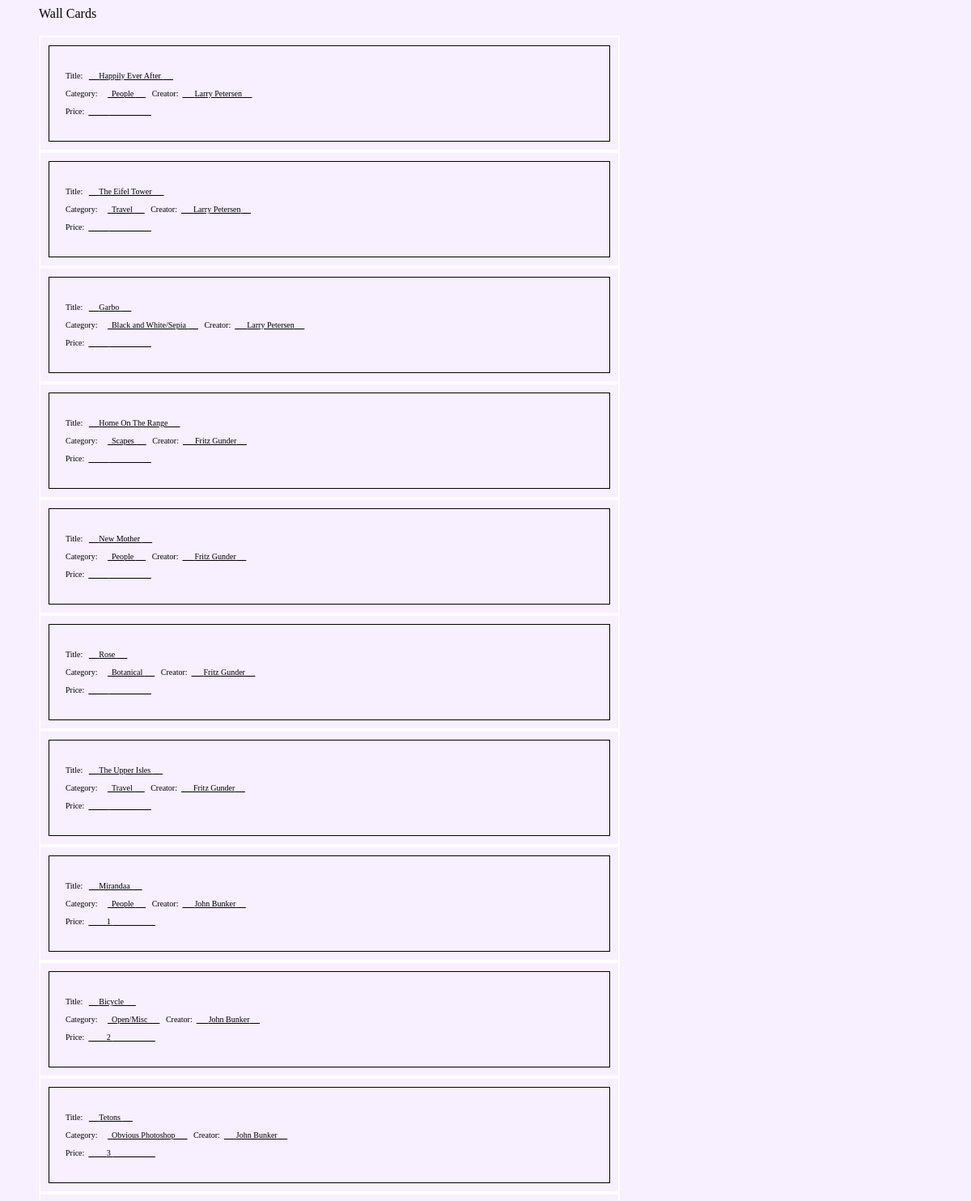
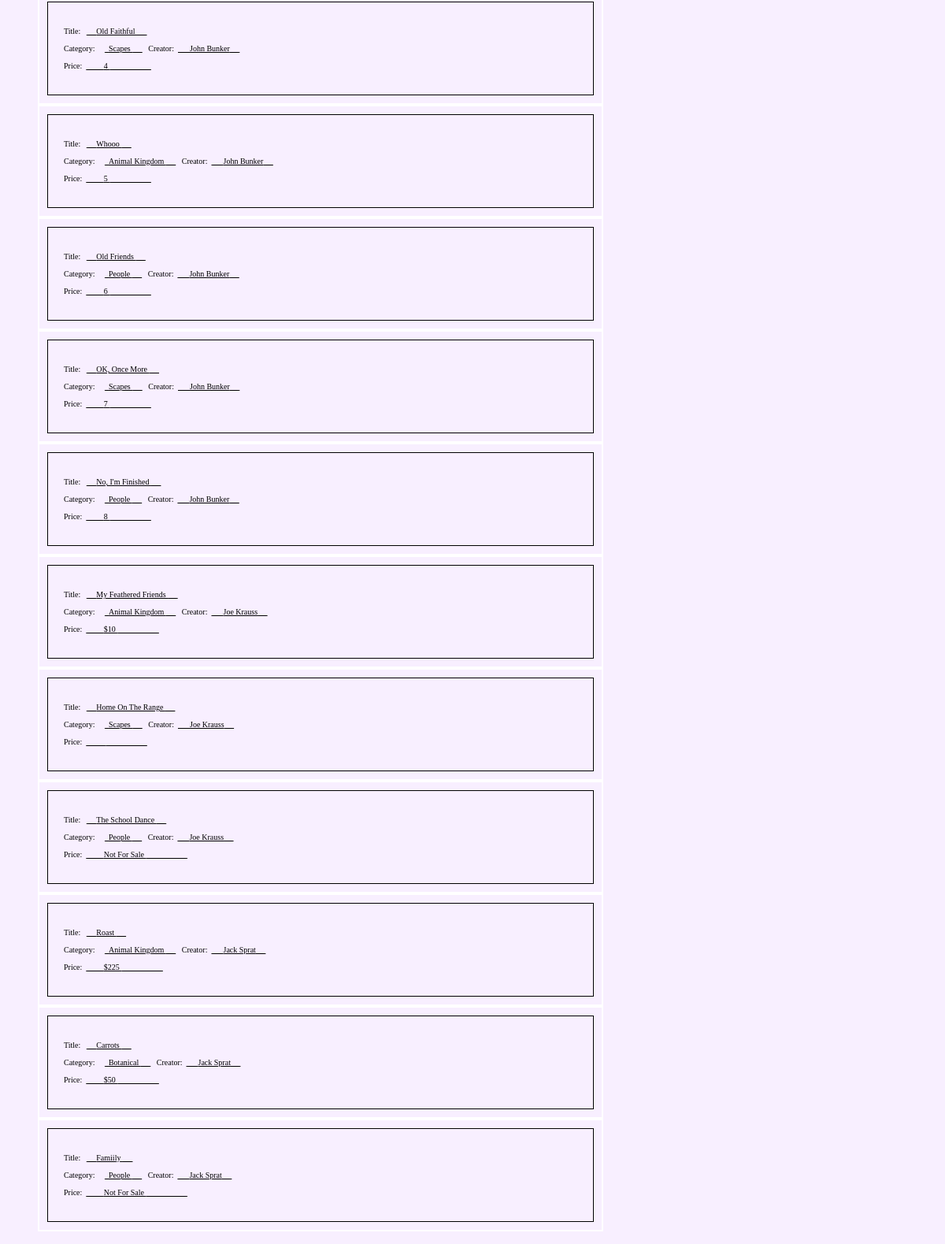
Before: /show_2016/wallcards with the older database file (2 pictures, top to bottom).
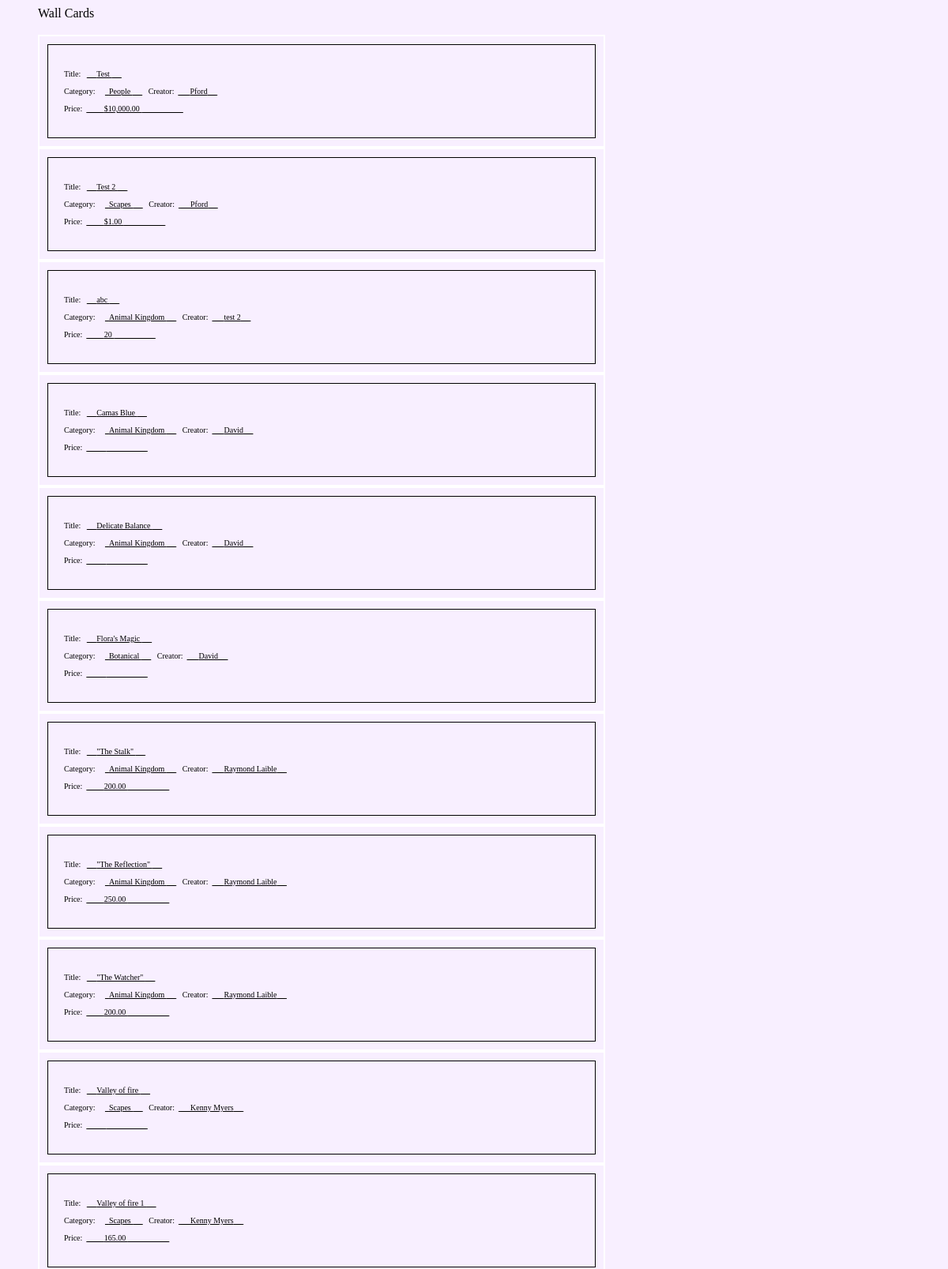
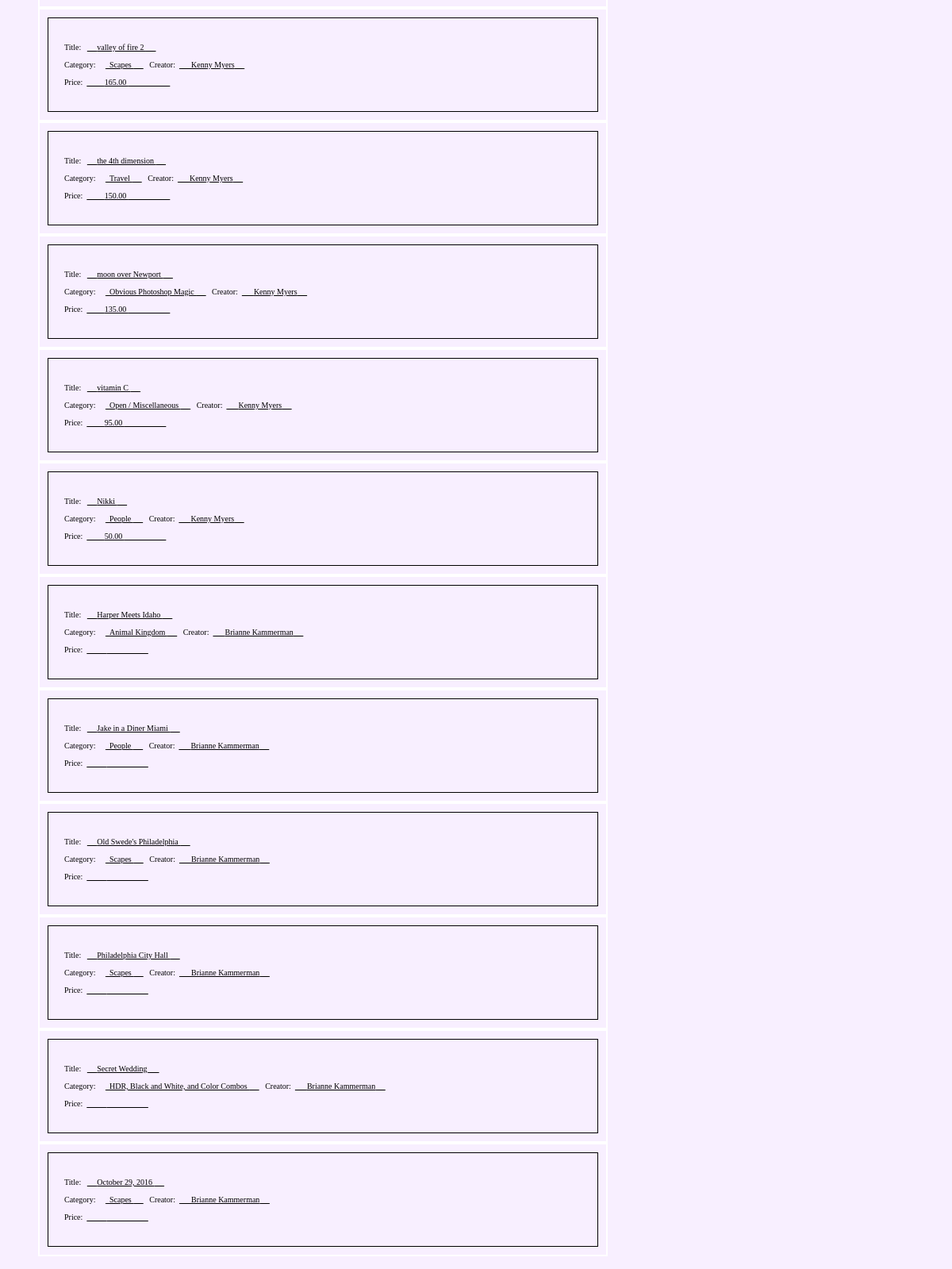
After: the same page with the newer database file (2 pictures, top to bottom).
### show_2016/models.py (models this page shows, shortened)
class Entries( models.Model):
    name = models.CharField( max_length=100 )
    address = models.CharField( max_length=100 )
    city = models.CharField( max_length=100 )
    state = models.CharField( max_length=100 )
    zip = models.CharField( max_length=100 )
    email = models.CharField( max_length=100 )
    phone = models.CharField( max_length=100 )
    pic1_title = models.CharField( max_length=100 )
    pic2_title = models.CharField( max_length=100 )
    pic3_title = models.CharField( max_length=100 )
    pic4_title = models.CharField( max_length=100 )
    pic5_title = models.CharField( max_length=100 )
    pic6_title = models.CharField( max_length=100 )
    pic7_title = models.CharField( max_length=100 )
    pic8_title = models.CharField( max_length=100 )
    pic1_category = models.CharField( max_length=50, default="" )
    pic2_category = models.CharField( max_length=50, default="" )
    pic3_category = models.CharField( max_length=50, default="" )
    pic4_category = models.CharField( max_length=50, default="" )
    pic5_category = models.CharField( max_length=50, default="" )
    pic6_category = models.CharField( max_length=50, default="" )
    pic7_category = models.CharField( max_length=50, default="" )
    pic8_category = models.CharField( max_length=50, default="" )
    pic1_price = models.CharField( max_length=30, default="")
    pic2_price = models.CharField( max_length=30, default="")
    pic3_price = models.CharField( max_length=30, default="")
    pic4_price = models.CharField( max_length=30, default="")
    pic5_price = models.CharField( max_length=30, default="")
    pic6_price = models.CharField( max_length=30, default="")
    pic7_price = models.CharField( max_length=30, default="")
    pic8_price = models.CharField( max_length=30, default="")
    date = models.DateTimeField( default=timezone.now() )
    def name_string( self):
        return self.name
    def num_pics( self):
        n = 0
        if ( len( self.pic1_title) > 1):
            n = n + 1
        if ( len( self.pic2_title) > 1):
            n = n + 1
        if ( len( self.pic3_title) > 1):
            n = n + 1
        if ( len( self.pic4_title) > 1):
            n = n + 1
        if ( len( self.pic5_title) > 1):
            n = n + 1
        if ( len( self.pic6_title) > 1):
            n = n + 1
        if ( len( self.pic7_title) > 1):
            n = n + 1
        if ( len( self.pic8_title) > 1):
            n = n + 1
        return n
    def entry_fee( self):
        return self.num_pics() * 9

### show_2016/views.py (the view)
def print_wallcards( request):
     piclist = build_pic_list()
     all_pics = piclist[ 'all_pics' ]
     context = { 'all_pics' : all_pics }
     return render( request, 'show_2016/wallcards.html', context)

### show_2016/templates/show_2016/wallcards.html (shortened to what this page needs)
{% include 'show_2016/base_start.html' %}
<blockquote>
  Wall Cards
  <br><br>
{% if all_pics %}
  {% for pic in all_pics %}
  <table class="wall">
    <tr>
      <td class="wall"><br>
	Title:&nbsp;&nbsp;
	<u>&nbsp;&nbsp;&nbsp;&nbsp;&nbsp;{{ pic.title|ljust:"50" }}
	  &nbsp;&nbsp;&nbsp;&nbsp;&nbsp;</u><br><br>
	Category:&nbsp;&nbsp;&nbsp;&nbsp;&nbsp;<u>&nbsp;&nbsp;{{ pic.category }}
	  &nbsp;&nbsp;&nbsp;&nbsp;&nbsp;</u>
	&nbsp;&nbsp;Creator:&nbsp;&nbsp;<u>&nbsp;&nbsp;&nbsp;&nbsp;&nbsp;
	  {{ pic.entrant }}&nbsp;&nbsp;&nbsp;&nbsp;&nbsp;</u><br><br>
	Price:&nbsp;&nbsp;<u>&nbsp;&nbsp;&nbsp;&nbsp;&nbsp;
	  &nbsp;&nbsp;&nbsp;{{ pic.price }}
	  &nbsp;&nbsp;&nbsp;&nbsp;&nbsp;&nbsp;&nbsp;&nbsp;&nbsp;&nbsp;</u>
	<br><br>
      </td>
    </tr>
  </table>
  {% endfor %}
{% else %}
  <p>
    There are no entries yet.<br>
  </p>
{% endif %}
</blockquote>

### show_2016/templates/show_2016/base_start.html
{% load staticfiles %}
<link rel="stylesheet" type="text/css" href="{% static 'show_2016/style.css' %}" />

### show_2016/static/show_2016/style.css (style rules this page uses)
table.wall { border: 2px solid white; border-collapse: separate; border-spacing: 10px; width: 65%; }
td.wall { text-align: left; border: 1px solid black; padding: 20px; font-size: 10px; }

Changed rows visible on the page:
removed Entries: title "Happily Ever After" "The Eifel Tower" "Garbo", category "People" "Travel" "Black and White/Sepia", entrant "Larry Petersen" "Larry Petersen" "Larry Petersen"
removed Entries: title "Home On The Range" "New Mother" "Rose" "The Upper Isles", category "Scapes" "People" "Botanical" "Travel", entrant "Fritz Gunder" "Fritz Gunder" "Fritz Gunder" "Fritz Gunder"
removed Entries: title "Mirandaa" "Bicycle" "Tetons" "Old Faithful" "Whooo" "Old Friends" "OK, Once More" "No, I'm Finished", category "People" "Open/Misc" "Obvious Photoshop" "Scapes" "Animal Kingdom" "People" "Scapes" "People", entrant "John Bunker" "John Bunker" "John Bunker" "John Bunker" "John Bunker" "John Bunker" "John Bunker" "John Bunker"
removed Entries: title "My Feathered Friends" "Home On The Range" "The School Dance", category "Animal Kingdom" "Scapes" "People", entrant "Joe Krauss" "Joe Krauss" "Joe Krauss", price "$10" "Not For Sale"
removed Entries: title "Roast" "Carrots" "Famiily", category "Animal Kingdom" "Botanical" "People", entrant "Jack Sprat" "Jack Sprat" "Jack Sprat", price "$225" "$50" "Not For Sale"
added Entries: title "Test" "Test 2", category "People" "Scapes", entrant "Pford" "Pford", price "$10,000.00" "$1.00"
added Entries: title "abc", category "Animal Kingdom", entrant "test 2", price "20"
added Entries: title "Camas Blue" "Delicate Balance" "Flora's Magic", category "Animal Kingdom" "Animal Kingdom" "Botanical", entrant "David" "David" "David"
added Entries: title "\"The Stalk\"" "\"The Reflection\"" "\"The Watcher\"", category "Animal Kingdom" "Animal Kingdom" "Animal Kingdom", entrant "Raymond Laible" "Raymond Laible" "Raymond Laible", price "200.00" "250.00" "200.00"
added Entries: title "Valley of fire", category "Scapes", entrant "Kenny Myers"
added Entries: title "Valley of fire 1" "valley of fire 2" "the 4th dimension" "moon over Newport" "vitamin C" "Nikki", category "Scapes" "Scapes" "Travel" "Obvious Photoshop Magic" "Open / Miscellaneous" "People", entrant "Kenny Myers" "Kenny Myers" "Kenny Myers" "Kenny Myers" "Kenny Myers" "Kenny Myers", price "165.00" "165.00" "150.00" "135.00" "95.00" "50.00"
added Entries: title "Harper Meets Idaho" "Jake in a Diner Miami" "Old Swede's Philadelphia" "Philadelphia City Hall" "Secret Wedding" "October 29, 2016", category "Animal Kingdom" "People" "Scapes" "Scapes" "HDR, Black and White, and Color Combos" "Scapes", entrant "Brianne Kammerman" "Brianne Kammerman" "Brianne Kammerman" "Brianne Kammerman" "Brianne Kammerman" "Brianne Kammerman"
Other visible differences:
new list line: "Title: Category: Creator: Price:"
list line gone: "Title: Category: Creator: Price:"
list line gone: "Title: Category: Creator: Price: 1"
list line gone: "Title: Category: Creator: Price: 2"
list line gone: "Title: Category: Creator: Price: 3"
list line gone: "Title: Category: Creator: Price: 4"
list line gone: "Title: Category: Creator: Price: 5"
list line gone: "Title: Category: Creator: Price: 6"
list line gone: "Title: Category: Creator: Price: 7"
list line gone: "Title: Category: Creator: Price: 8"
